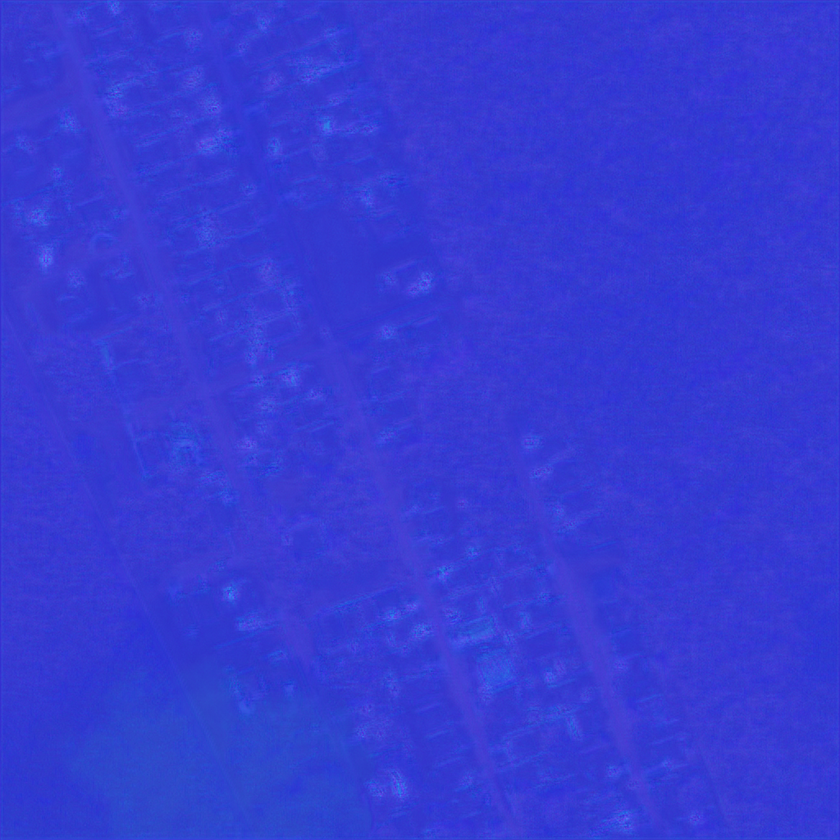
#> input picture dpn92cls_cce_0_tuned/AOI1-tile_1-3_pre_disaster_part1.png, 840 x 840 px, shrunk from 1024 x 1024 before the run
$ python -i contrast_edge_only.py   (imports and definitions only)
#> lines starting #> are read from the running program, lines starting #| are printed output that depends on the picture
#> further down, picture is the input picture: shape (840, 840, 3); mean B, G, R 210.9, 60.1, 53.6
import numpy as np
import cv2

def clahe_contrast_bgr(img_bgr: np.ndarray, clip_limit: float = 2.0, grid: int = 8) -> np.ndarray:
    """CLAHE on L channel in LAB."""
#> called with clip_limit = 2, grid = 8
    lab = cv2.cvtColor(img_bgr, cv2.COLOR_BGR2LAB)
#> lab: shape (840, 840, 3); mean of channels 0, 1, 2 90.5, 175.7, 50.5
    l, a, b = cv2.split(lab)
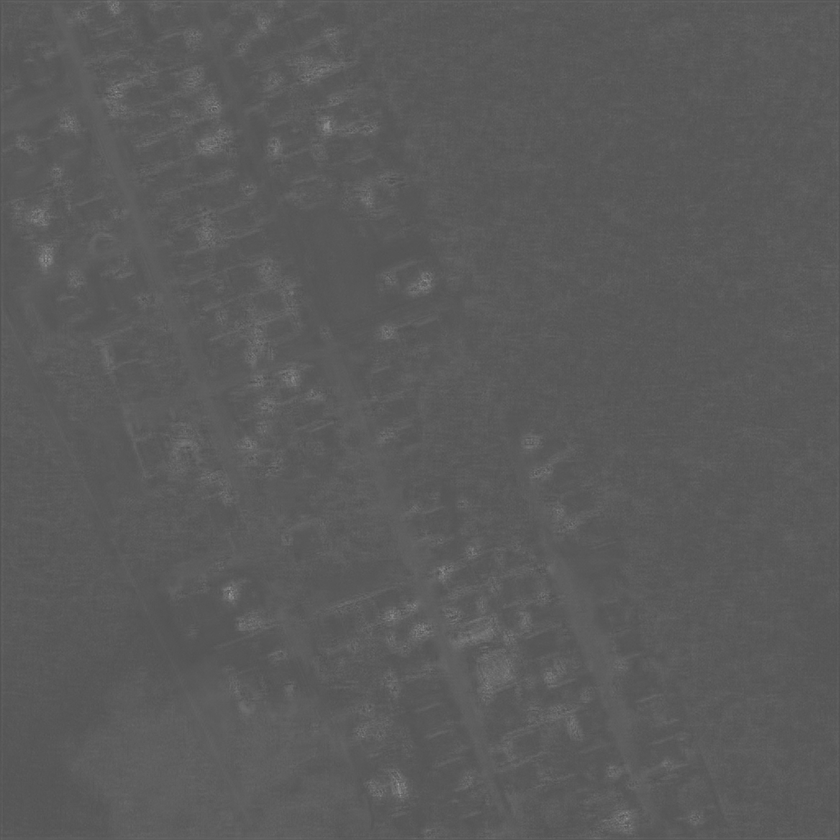
#> l: shape (840, 840); min 78, max 154, mean 90.5
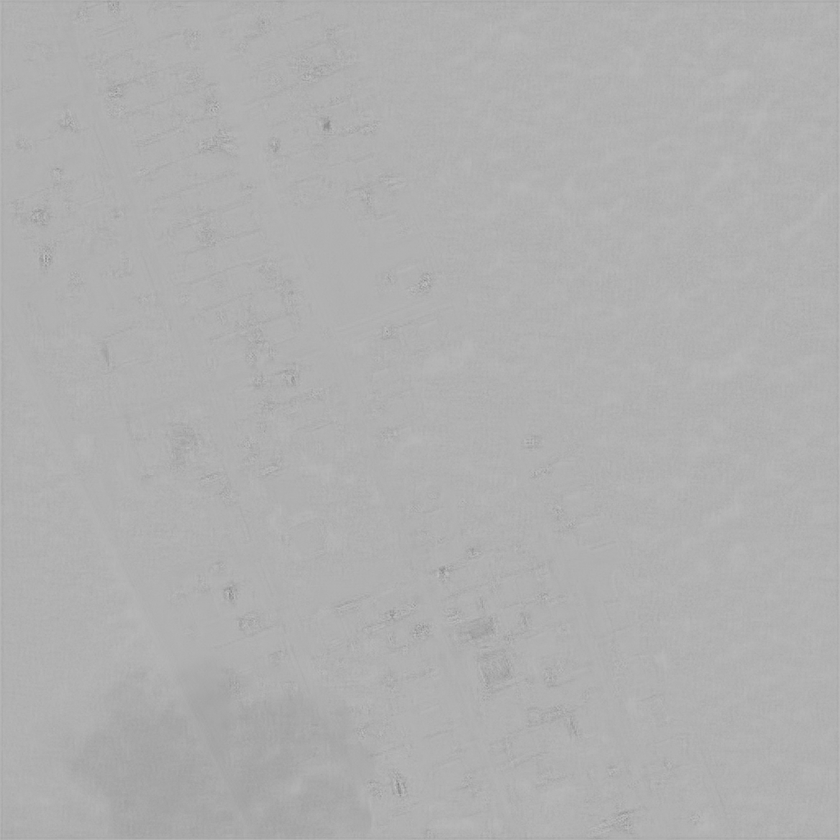
#> a: shape (840, 840); min 127, max 198, mean 175.7
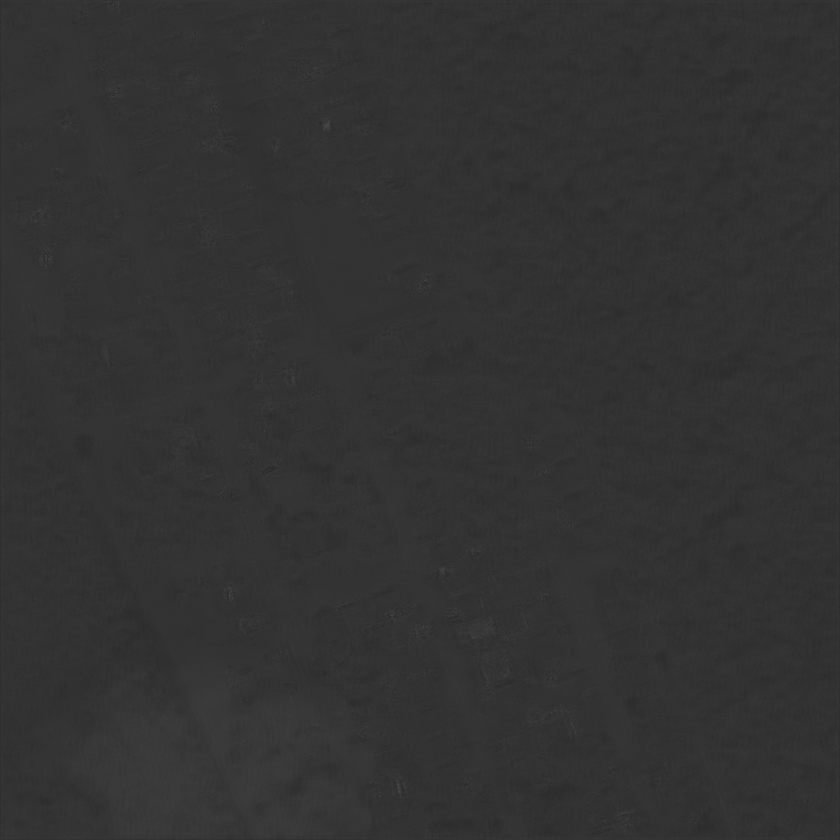
#> b: shape (840, 840); min 39, max 77, mean 50.5
    clahe = cv2.createCLAHE(clipLimit=float(clip_limit), tileGridSize=(int(grid), int(grid)))
    l2 = clahe.apply(l)
    lab2 = cv2.merge([l2, a, b])
#> lab2: shape (840, 840, 3); mean of channels 0, 1, 2 93.4, 175.7, 50.5
    return cv2.cvtColor(lab2, cv2.COLOR_LAB2BGR)
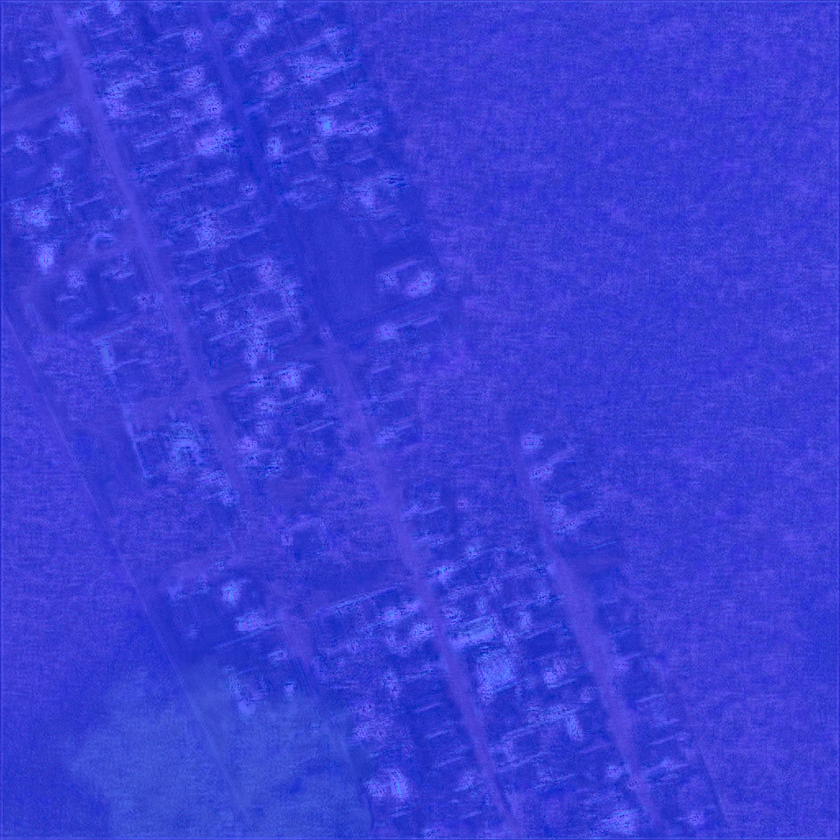
#> returned value: shape (840, 840, 3); mean B, G, R 214.2, 62.8, 58

# [70 lines left out: functions canny_edges, blend_bgr, overlay_edges_on_bgr, fuse_contrast_edge_post, augment_pair_post_contrast_edge, not called in this run]

>>> import cv2
>>> picture = cv2.imread('../../../dpn92cls_cce_0_tuned/AOI1-tile_1-3_pre_disaster_part1.png')
>>> result = clahe_contrast_bgr(picture)

$ run again, on dpn92cls_cce_0_tuned/AOI1-tile_10-3_pre_disaster_part1.png
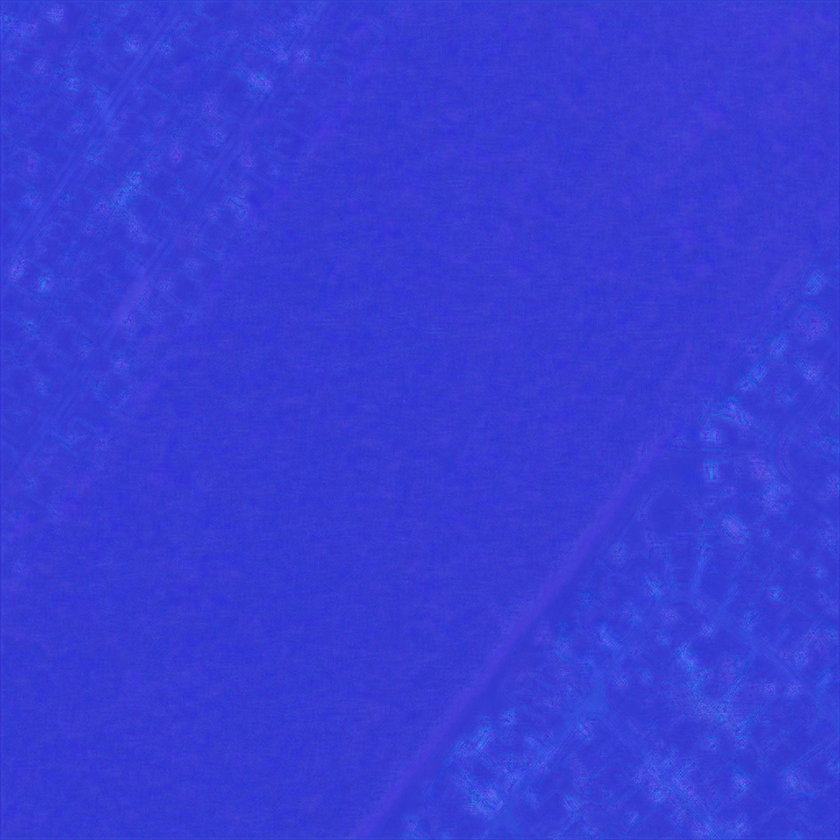
#> input picture dpn92cls_cce_0_tuned/AOI1-tile_10-3_pre_disaster_part1.png, 840 x 840 px, shrunk from 1024 x 1024 before the run
#> picture is the input picture: shape (840, 840, 3); mean B, G, R 212.7, 60.9, 55.4
#> lab: shape (840, 840, 3); mean of channels 0, 1, 2 91.6, 176, 50.2
#> lab2: shape (840, 840, 3); mean of channels 0, 1, 2 94.8, 176, 50.2
#> in clahe_contrast_bgr, `return cv2.cvtColor(lab2, cv2.COLOR_LAB2BGR)`:
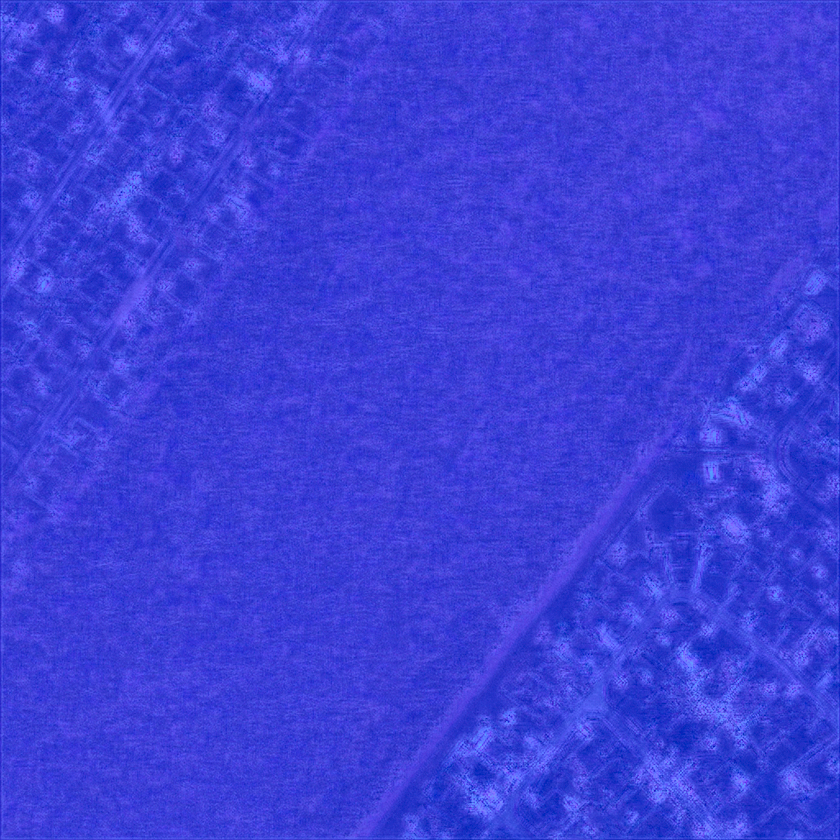
#> returned value: shape (840, 840, 3); mean B, G, R 216.3, 63.9, 60

$ run again, on dpn92cls_cce_0_tuned/AOI1-tile_11-3_pre_disaster_part1.png
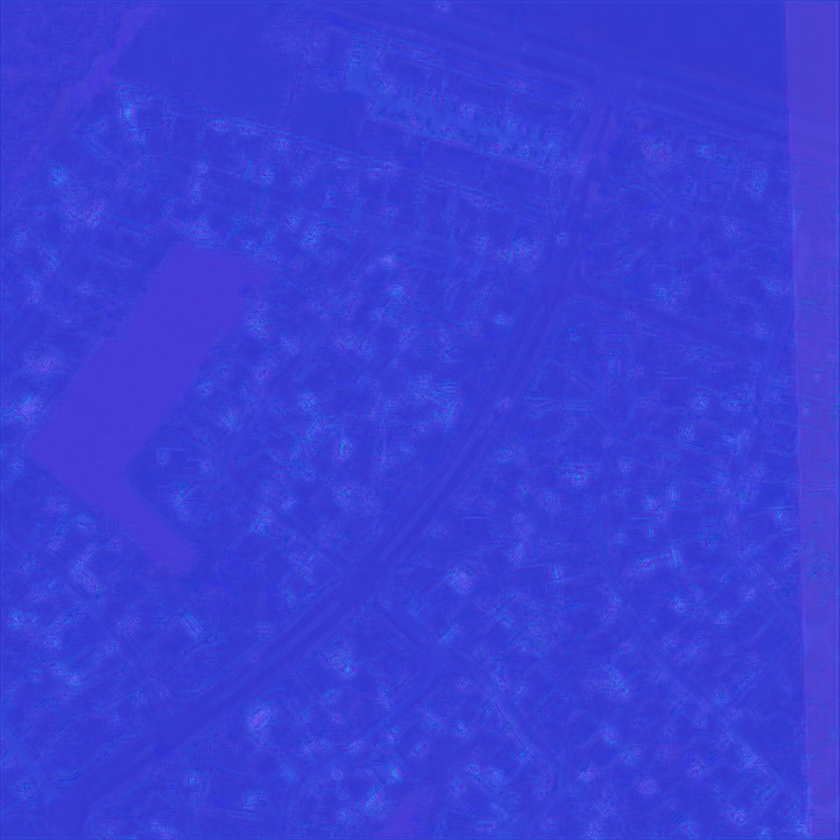
#> input picture dpn92cls_cce_0_tuned/AOI1-tile_11-3_pre_disaster_part1.png, 840 x 840 px, shrunk from 1024 x 1024 before the run
#> picture is the input picture: shape (840, 840, 3); mean B, G, R 213.4, 62.9, 57.2
#> lab: shape (840, 840, 3); mean of channels 0, 1, 2 93.1, 175.3, 50.8
#> in clahe_contrast_bgr, `l, a, b = cv2.split(lab)`:
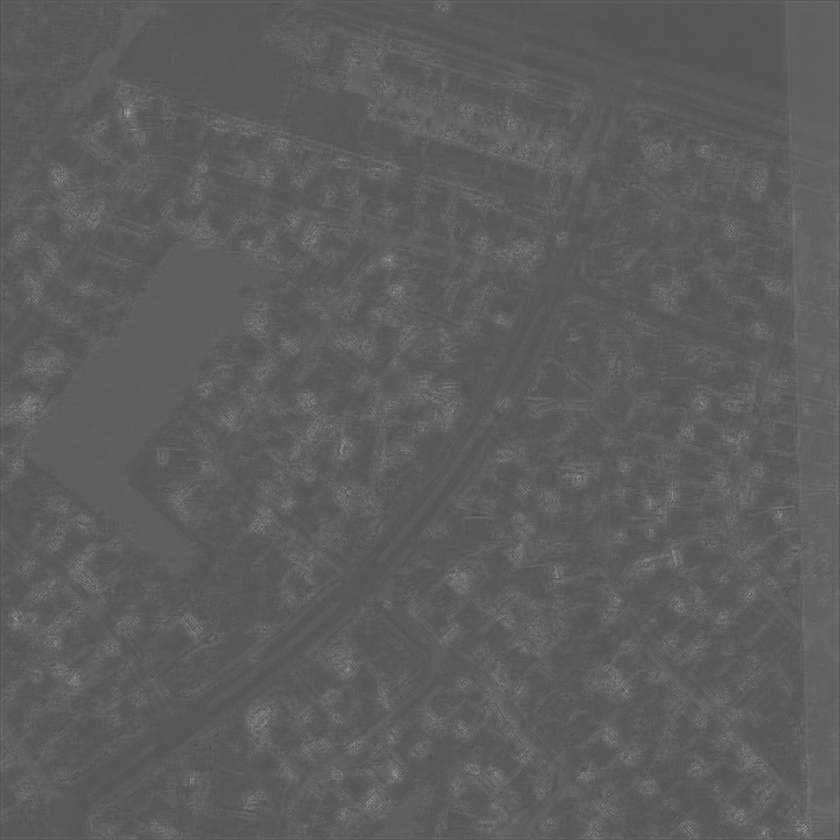
#> l: shape (840, 840); min 78, max 160, mean 93.1
#> lab2: shape (840, 840, 3); mean of channels 0, 1, 2 94.9, 175.3, 50.8
#> in clahe_contrast_bgr, `return cv2.cvtColor(lab2, cv2.COLOR_LAB2BGR)`:
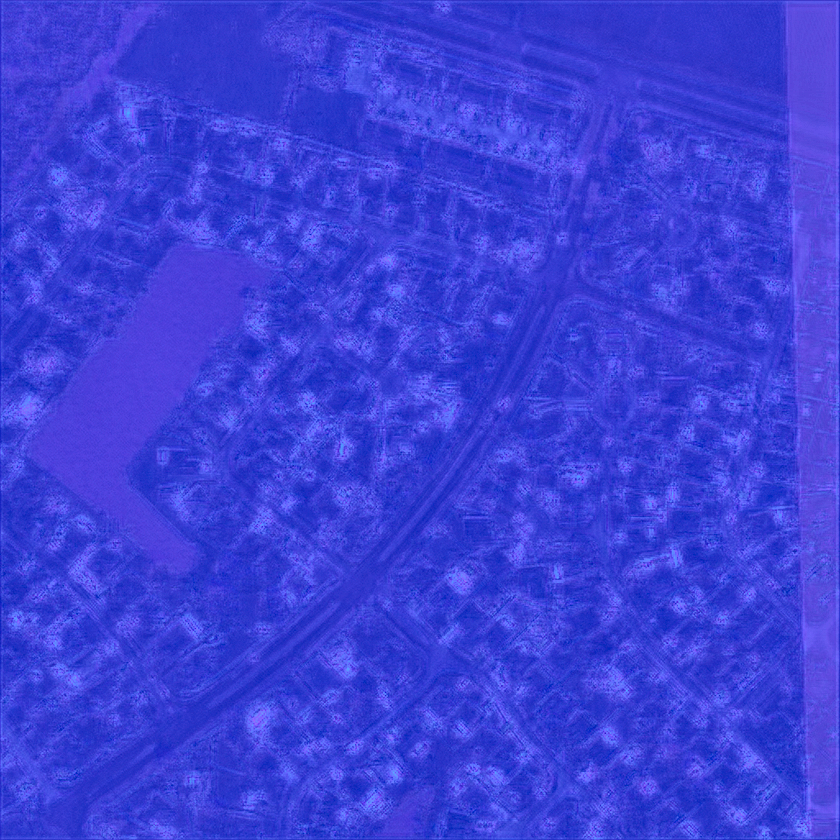
#> returned value: shape (840, 840, 3); mean B, G, R 215.5, 64.7, 59.1

$ run again, on dpn92cls_cce_0_tuned/AOI1-tile_11-4_pre_disaster_part1.png
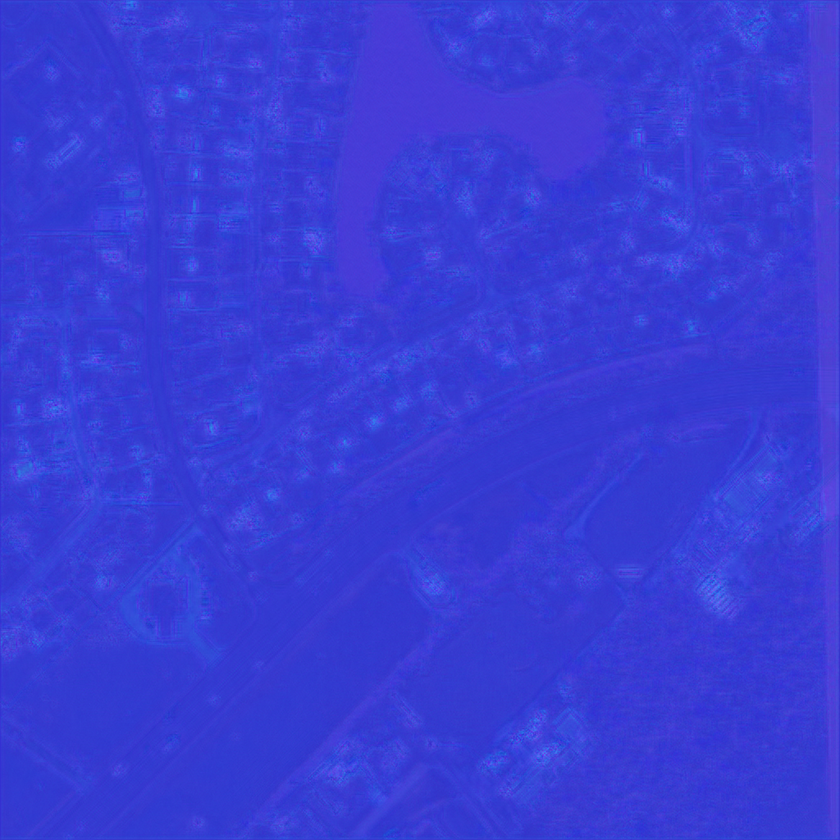
#> input picture dpn92cls_cce_0_tuned/AOI1-tile_11-4_pre_disaster_part1.png, 840 x 840 px, shrunk from 1024 x 1024 before the run
#> picture is the input picture: shape (840, 840, 3); mean B, G, R 212.7, 61.8, 56.1
#> lab: shape (840, 840, 3); mean of channels 0, 1, 2 92.2, 175.6, 50.6
#> in clahe_contrast_bgr, `l, a, b = cv2.split(lab)`:
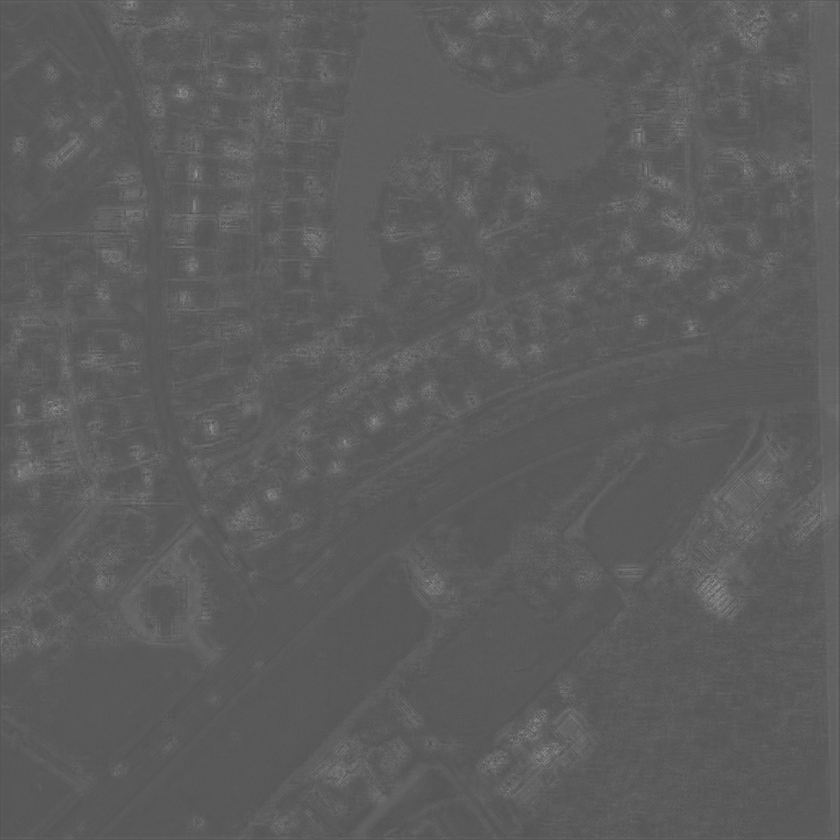
#> l: shape (840, 840); min 80, max 148, mean 92.2
#> lab2: shape (840, 840, 3); mean of channels 0, 1, 2 93.7, 175.6, 50.6
#> in clahe_contrast_bgr, `return cv2.cvtColor(lab2, cv2.COLOR_LAB2BGR)`:
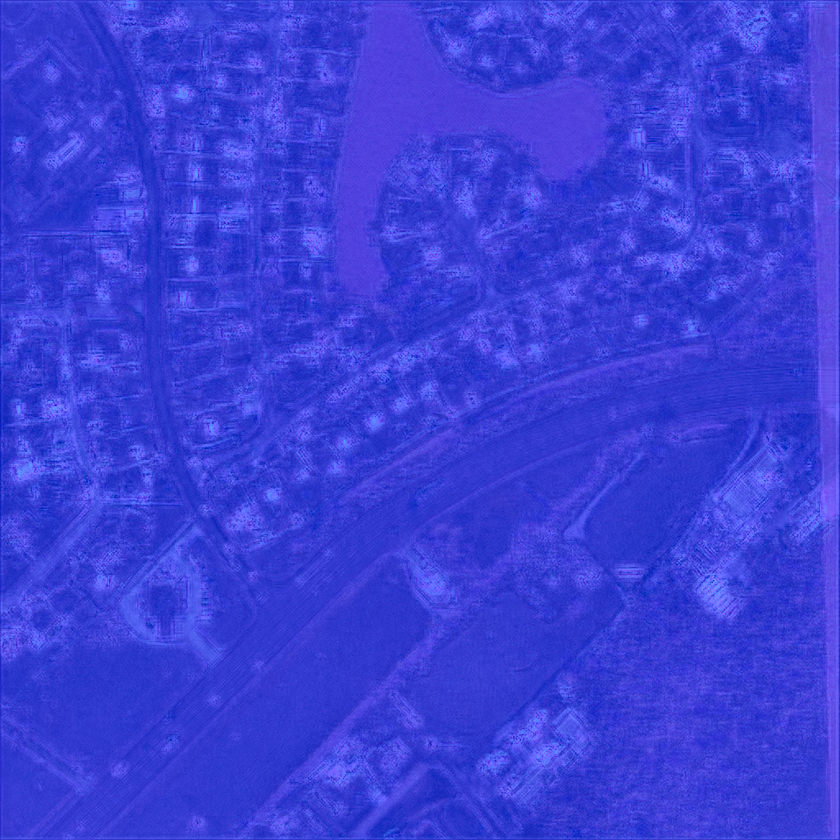
#> returned value: shape (840, 840, 3); mean B, G, R 214.5, 63.3, 57.8
